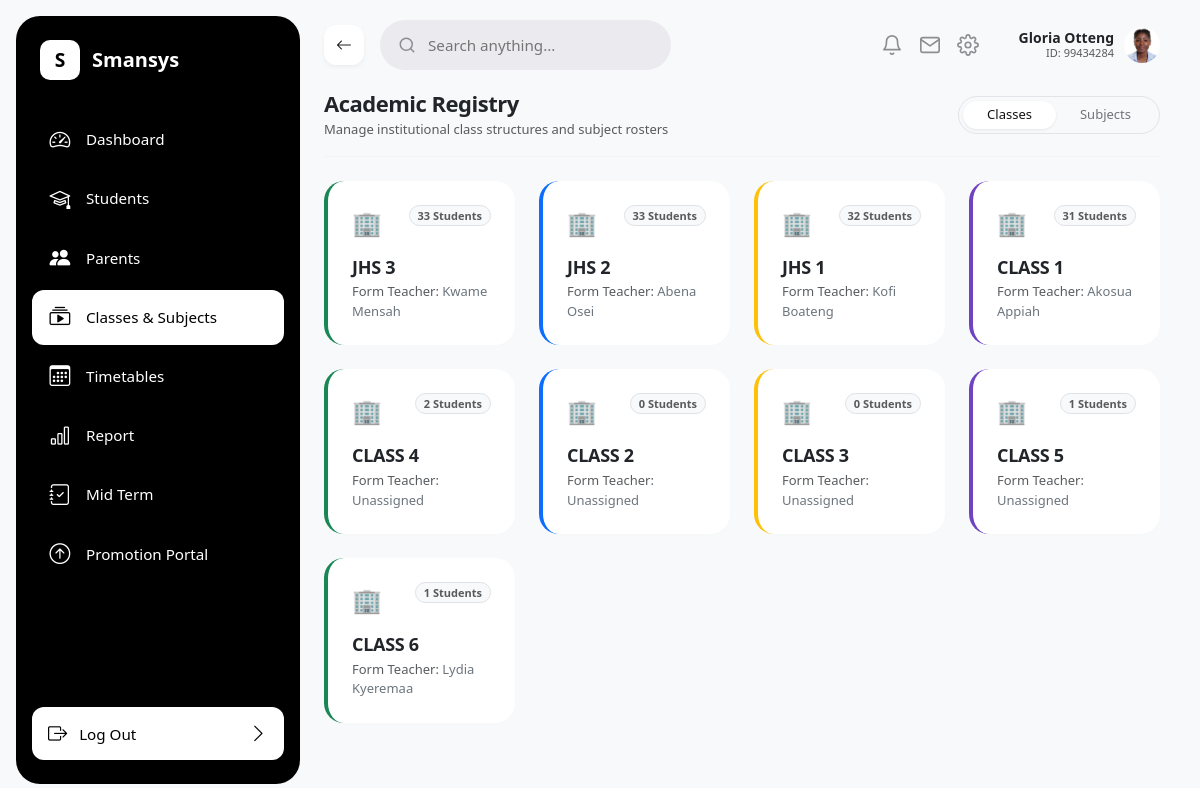
Screenshot of /classes-subjects/ (signed in) with the database file from the repository.
### sis/models.py (models this page shows, shortened)
class StaffProfile(models.Model):
    TITLE_CHOICES = [
        ('Mr.', 'Mr.'),
        ('Mrs.', 'Mrs.'),
        ('Ms.', 'Ms.'),
        ('Dr.', 'Dr.'),
        ('Rev.', 'Rev.'),
    ]
    GENDER_CHOICES = [
        ('Male', 'Male'),
        ('Female', 'Female'),
    ]
    EMPLOYMENT_CHOICES = [
        ('Permanent', 'Permanent'),
        ('Contract', 'Contract'),
    ]
    title = models.CharField(max_length=20, choices=TITLE_CHOICES, default='Mr.')
    first_name = models.CharField(max_length=100, default='')
    last_name = models.CharField(max_length=100, default='')
    other_names = models.CharField(max_length=100, blank=True, null=True, default='')
    staff_id = models.CharField(max_length=50, unique=True, default='')
    user = models.OneToOneField(User, on_delete=models.CASCADE, related_name='staff_profile', null=True, blank=True)
    gender = models.CharField(max_length=10, choices=GENDER_CHOICES, default='Male')
    dob = models.DateField(verbose_name="Date of Birth", default=date.today)
    designation = models.ForeignKey(Designation, on_delete=models.SET_NULL, null=True, blank=True)
    ssnit_id = models.CharField(max_length=50, blank=True, null=True, verbose_name="SSNIT ID")
    phone_number = models.CharField(max_length=15, blank=True, null=True, verbose_name="Phone Number")
    email = models.EmailField(unique=True)
    employment_type = models.CharField(max_length=50, choices=EMPLOYMENT_CHOICES, default='Permanent')
    date_of_appointment = models.DateField(default=date.today)
    year_of_last_promotion = models.IntegerField(blank=True, null=True)
    department = models.ForeignKey(Department, on_delete=models.SET_NULL, null=True, blank=True)
    qualification = models.CharField(max_length=150, default='')
    certificate = models.CharField(max_length=150, default='')
    name_of_institution_completed = models.CharField(max_length=255, default='')
    year_completed = models.IntegerField(default=2000)
    profile_picture = models.ImageField(upload_to=get_staff_photo_path, max_length=100, blank=True, null=True)
    address = models.TextField(blank=True, null=True, verbose_name="Residential Address")
    form_class = models.OneToOneField('ClassRoom', on_delete=models.SET_NULL, null=True, blank=True, related_name='form_teacher')
    subject_areas = models.ManyToManyField('Subject', blank=True, related_name='teachers', help_text="Select all subjects this staff member is assigned to teach.")

class ClassRoom(models.Model):
    class_name = models.CharField(max_length=50, unique=True)
    order = models.PositiveIntegerField(
        default=0,
        help_text="Used to sort classes hierarchically (e.g., Class 1 = 1, JHS 3 = 9)"
    )
    form_master = models.ForeignKey('StaffProfile', on_delete=models.SET_NULL, null=True, blank=True, related_name='managed_class')
    class Meta:
        ordering = ['order']

### sis/views.py (the view)
# urls.py: path('classes-subjects/', classes_subjects_hub, name='classes_subjects_hub'),
def classes_subjects_hub(request):
    classes_list = ClassRoom.objects.annotate(
        student_count=Count('students')
    ).order_by('-order')
    unique_subjects = Subject.objects.all().order_by('subject_name')
    return render(request, 'sis/classes_subjects_hub.html', {
        'classes': classes_list,
        'subjects': unique_subjects,
    })

### sis/templates/sis/classes_subjects_hub.html (shortened to what this page needs)
{% extends 'sis/base.html' %}
{% block content %}
<div class="d-flex flex-column flex-sm-row align-items-sm-center justify-content-between mb-4 border-bottom pb-3 gap-3" style="border-color: #f4f4f5 !important;">
    <div>
        <h4 class="fw-bold text-dark mb-1" style="font-size: 22px; letter-spacing: -0.5px;">Academic Registry</h4>
        <p class="text-muted mb-0" style="font-size: 13px;">Manage institutional class structures and subject rosters</p>
    </div>
    <ul class="nav nav-pills bg-light p-1 rounded-pill border" id="academicTab" role="tablist" style="max-width: fit-content; border-color: #e4e4e7 !important;">
        <li class="nav-item" role="presentation">
            <button class="nav-link active rounded-pill px-4 py-1 fw-medium" id="classes-tab" data-bs-toggle="tab" data-bs-target="#classes-panel" type="button" role="tab" aria-controls="classes-panel" aria-selected="true" style="font-size: 13px;">Classes</button>
        </li>
        <li class="nav-item" role="presentation">
            <button class="nav-link rounded-pill px-4 py-1 fw-medium" id="subjects-tab" data-bs-toggle="tab" data-bs-target="#subjects-panel" type="button" role="tab" aria-controls="subjects-panel" aria-selected="false" style="font-size: 13px;">Subjects</button>
        </li>
    </ul>
</div>
<div class="tab-content" id="academicTabContent">
    <div class="tab-pane fade show active" id="classes-panel" role="tabpanel" aria-labelledby="classes-tab">
        <div class="row g-4">
            {% for class_obj in classes %}
            <div class="col-12 col-md-6 col-lg-4 col-xl-3">
                <div class="card border-0 p-4 h-100 position-relative transition-card"
                     style="border-radius: 20px; cursor: pointer; box-shadow: 0 1px 3px rgba(0,0,0,0.01); background-color: #ffffff; border-left: 4px solid {% cycle '#198754' '#0d6efd' '#ffc107' '#6f42c1' %} !important;">
                    <div class="d-flex align-items-start justify-content-between mb-3">
                        <span class="fs-4">🏢</span>
                        <span class="badge bg-light border text-muted px-2 py-1 rounded-pill" style="font-size: 11px;">{{ class_obj.student_count|default:"0" }} Students</span>
                    </div>
                    <h5 class="fw-bold text-dark mb-1" style="font-size: 18px; letter-spacing: -0.3px;">{{ class_obj.class_name }}</h5>
                    <p class="text-muted mb-0" style="font-size: 13px;">Form Teacher: <span class="fw-medium text-secondary">{{ class_obj.form_teacher.first_name|default:"" }} {{ class_obj.form_teacher.last_name|default:"Unassigned" }}</span></p>
                </div>
            </div>
            {% empty %}
            <div class="col-12 text-center py-5 text-muted">No institutional classes registered yet.</div>
            {% endfor %}
        </div>
    </div>
</div>
{% endblock %}

### sis/templates/sis/base.html (shortened to what this page needs)
{% load static %}
<!DOCTYPE html>
<html lang="en">
<head>
    <link rel="stylesheet" href="{% static 'css/bootstrap.min.css' %}">
    <link rel="stylesheet" href="https://cdn.jsdelivr.net/npm/bootstrap-icons@1.11.3/font/bootstrap-icons.min.css">
</head>
<body>
{% if user.is_authenticated %}
<div class="app-layout" style="display: flex; min-height: 100vh; background-color: #F8F9FA;">
    <aside style="width: 284px; flex-shrink: 0; min-height: 100vh;">
        <div class="sidebar">
            <div>
                <div class="brand">
                    <div class="icon-box">S</div>
                    <span>Smansys</span>
                </div>
                <nav class="nav-links">
                    {% if user.is_superuser %}
                    <a href="{% url 'dashboard' %}" class="{% if request.path == '/' or request.path == '/dashboard/' %}active{% endif %}">
                        <i class="bi bi-speedometer2"></i> Dashboard
                    </a>
                    <a href="{% url 'staff_list' %}" class="{% if request.path == '/staff/list/' %}active{% endif %}">
                        <i class="bi bi-people"></i> Staff
                    </a>
                    <a href="{% url 'student_list' %}" class="{% if request.path == '/students/' %}active{% endif %}">
                        <i class="bi bi-mortarboard"></i> Students
                    </a>
                    <a href="{% url 'parents_list' %}" class="{% if request.resolver_match.url_name == 'parents_list' %}active{% endif %}">
                        <i class="bi bi-people-fill"></i> Parents
                    </a>
                    <a href="{% url 'classes_subjects_hub' %}" class="{% if request.resolver_match.url_name == 'classes_subjects_hub' %}active{% endif %}">
                        <i class="bi bi-collection-play"></i> Classes & Subjects
                    </a>
                    <a href="{% url 'timetable_hub' %}" class="{% if request.resolver_match.url_name == 'timetable_hub' %}active{% endif %}">
                        <i class="bi bi-calendar3"></i> Timetables
                    </a>
                    <a href="{% url 'reports' %}" class="{% if request.path == '/reports/' %}active{% endif %}">
                        <i class="bi bi-bar-chart"></i> Report
                    </a>
                    <a href="{% url 'midterm_summary' %}" class="{% if request.resolver_match.view_name == 'midterm_summary' %}active{% endif %}">
                        <i class="bi bi-journal-check"></i> Mid Term
                    </a>
                    <a href="{% url 'register_student' %}" class="{% if request.path == '/students/register/' %}active{% endif %}">
                        <i class="bi bi-person-plus"></i> Add Student
                    </a>
                    <a href="{% url 'register_staff' %}" class="{% if request.path == '/staff/register/' %}active{% endif %}">
                        <i class="bi bi-person-badge"></i> Onboard Staff
                    </a>
                    <a href="{% url 'academic_settings' %}" class="{% if request.path == '/settings/academic-session/' %}active{% endif %}">
                        <i class="bi bi-gear"></i> Academic Settings
                    </a>
                    {% elif user.is_authenticated %}
                    <a href="{% url 'dashboard' %}" class="{% if request.path == '/' or request.path == '/dashboard/' %}active{% endif %}">
                        <i class="bi bi-speedometer2"></i> Dashboard
                    </a>
                    <a href="{% url 'student_list' %}" class="{% if request.path == '/students/' %}active{% endif %}">
                        <i class="bi bi-mortarboard"></i> Students
                    </a>
                    <a href="{% url 'parents_list' %}" class="{% if request.resolver_match.url_name == 'parents_list' %}active{% endif %}">
                        <i class="bi bi-people-fill"></i> Parents
                    </a>
                    <a href="{% url 'classes_subjects_hub' %}" class="{% if request.resolver_match.url_name == 'classes_subjects_hub' %}active{% endif %}">
                        <i class="bi bi-collection-play"></i> Classes & Subjects
                    </a>
                    <a href="{% url 'timetable_hub' %}" class="{% if request.resolver_match.url_name == 'timetable_hub' %}active{% endif %}">
                        <i class="bi bi-calendar3"></i> Timetables
                    </a>
                    <a href="{% url 'reports' %}" class="{% if request.path == '/reports/' %}active{% endif %}">
                        <i class="bi bi-bar-chart"></i> Report
                    </a>
                    <a href="{% url 'midterm_summary' %}" class="{% if request.resolver_match.view_name == 'midterm_summary' %}active{% endif %}">
                        <i class="bi bi-journal-check"></i> Mid Term
                    </a>
                    <a href="{% url 'promotion_portal' %}" class="{% if request.path == '/enrollment/portal/' %}active{% endif %}">
                        <i class="bi bi-arrow-up-circle"></i> Promotion Portal
                    </a>
                    {% endif %}
                </nav>
            </div>
            <div class="logout-wrap">
                <a href="{% url 'logout' %}">
                    <span><i class="bi bi-box-arrow-right me-2"></i> Log Out</span>
                    <i class="bi bi-chevron-right"></i>
                </a>
            </div>
        </div>
    </aside>
    <div class="main-viewport" style="flex-grow: 1; display: flex; flex-direction: column; min-width: 0;">
        <header class="global-header" style="width: 100%; display: flex; align-items: center; justify-content: space-between; padding: 20px 40px; background-color: transparent;">
            <div class="header-left d-flex align-items-center gap-3">
                <button type="button" onclick="window.history.back();" class="back-btn" aria-label="Go back">
                    <i class="bi bi-arrow-left"></i>
                </button>
                <div class="header-search-field" style="position: relative;">
                    <svg width="18" height="18" viewBox="0 0 24 24" fill="none" stroke="#8E8D93" stroke-width="2" stroke-linecap="round" stroke-linejoin="round">
                        <circle cx="11" cy="11" r="8"/>
                        <path d="M21 21l-4.35-4.35"/>
                    </svg>
                    <input id="globalSearchInput" type="text" placeholder="Search anything..." style="flex: 1; border: none; outline: none; background: transparent; font-size: 0.95rem; color: #8E8D93; line-height: 1; min-width: 0;">
                </div>
            </div>
            <div class="header-right d-flex align-items-center" style="gap: 20px; margin-left: auto;">
                <div class="utility-group d-flex align-items-center gap-3">
                    <svg width="22" height="22" viewBox="0 0 24 24" fill="none" stroke="#8E8D93" stroke-width="1.8" stroke-linecap="round" stroke-linejoin="round" style="cursor: pointer;">
                        <path d="M18 8A6 6 0 0 0 6 8c0 7-3 9-3 9h18s-3-2-3-9"/>
                        <path d="M13.73 21a2 2 0 0 1-3.46 0"/>
                    </svg>
                    <svg width="22" height="22" viewBox="0 0 24 24" fill="none" stroke="#8E8D93" stroke-width="1.8" stroke-linecap="round" stroke-linejoin="round" style="cursor: pointer;">
                        <path d="M4 4h16c1.1 0 2 .9 2 2v12c0 1.1-.9 2-2 2H4c-1.1 0-2-.9-2-2V6c0-1.1.9-2 2-2z"/>
                        <polyline points="22,6 12,13 2,6"/>
                    </svg>
                </div>
                <div class="profile-dropdown-container" style="position: relative;">
                    <div class="header-profile-pill d-flex align-items-center" style="gap: 10px; margin-left: 20px; cursor: pointer;" onclick="toggleProfileCard()">
                        <div class="text-end d-none d-md-block">
                            <div class="fw-bold text-dark lh-sm" style="font-size: 14px;">
                                {% if request.user.first_name %}{{ request.user.first_name }} {{ request.user.last_name }}{% else %}{{ request.user.username }}{% endif %}
                            </div>
                            <div class="text-muted" style="font-size: 11px; margin-top: -2px;">
                                ID: {{ request.user.username }}
                            </div>
                        </div>
                        {% if staff_profile and staff_profile.profile_picture %}
                        <img src="{{ staff_profile.profile_picture.url }}" alt="Avatar" style="width: 36px; height: 36px; border-radius: 50%; object-fit: cover;">
                        {% else %}
                        <span style="width: 36px; height: 36px; display: flex; align-items: center; justify-content: center; border-radius: 50%; background-color: #000000; color: #ffffff; font-weight: 700; font-size: 0.85rem; line-height: 1;">
                            {{ request.user.username|first|upper }}
                        </span>
                        {% endif %}
                    </div>
                </div>
            </div>
        </header>
        <main class="page-content-canvas" style="flex: 1 1 auto; display: flex; flex-direction: column; min-height: calc(100vh - 120px); padding: 0 40px 40px 40px;">
{% endif %}
            {% block content %}
            {% endblock %}
{% if user.is_authenticated %}
        </main>
    </div>
</div>
{% endif %}
</body>
</html>

### rows the page displays
StaffProfile: profile_picture (picture)
ClassRoom: student_count "33", class_name "JHS 3", form_teacher.first_name "Kwame", form_teacher.last_name "Mensah"
ClassRoom: student_count "33", class_name "JHS 2", form_teacher.first_name "Abena", form_teacher.last_name "Osei"
ClassRoom: student_count "32", class_name "JHS 1", form_teacher.first_name "Kofi", form_teacher.last_name "Boateng"
ClassRoom: student_count "31", class_name "CLASS 1", form_teacher.first_name "Akosua", form_teacher.last_name "Appiah"
ClassRoom: student_count "2", class_name "CLASS 4", form_teacher.last_name "Unassigned"
ClassRoom: student_count "0", class_name "CLASS 2", form_teacher.last_name "Unassigned"
ClassRoom: student_count "0", class_name "CLASS 3", form_teacher.last_name "Unassigned"
ClassRoom: student_count "1", class_name "CLASS 5", form_teacher.last_name "Unassigned"
ClassRoom: student_count "1", class_name "CLASS 6", form_teacher.first_name "Lydia", form_teacher.last_name "Kyeremaa"

### other values shown
{{ request.user.first_name }} "Gloria"
{{ request.user.last_name }} "Otteng"
{{ request.user.username }} "99434284"
